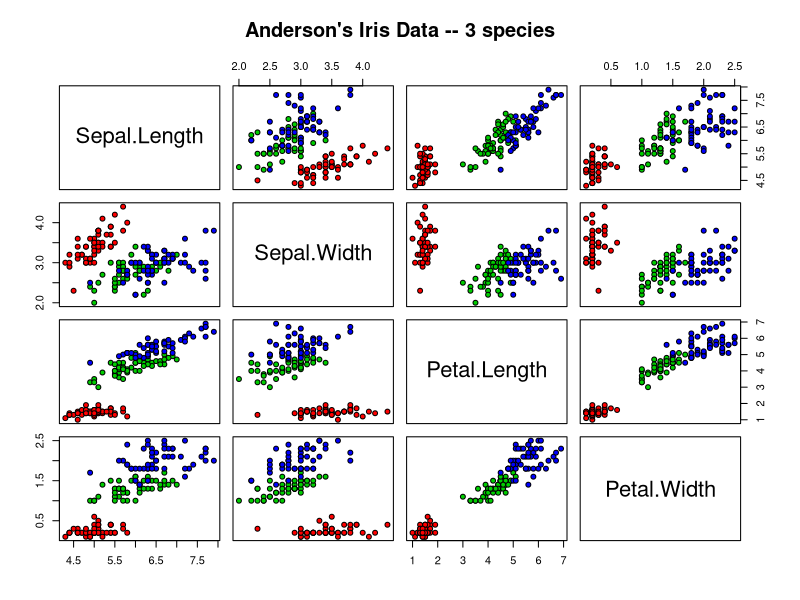
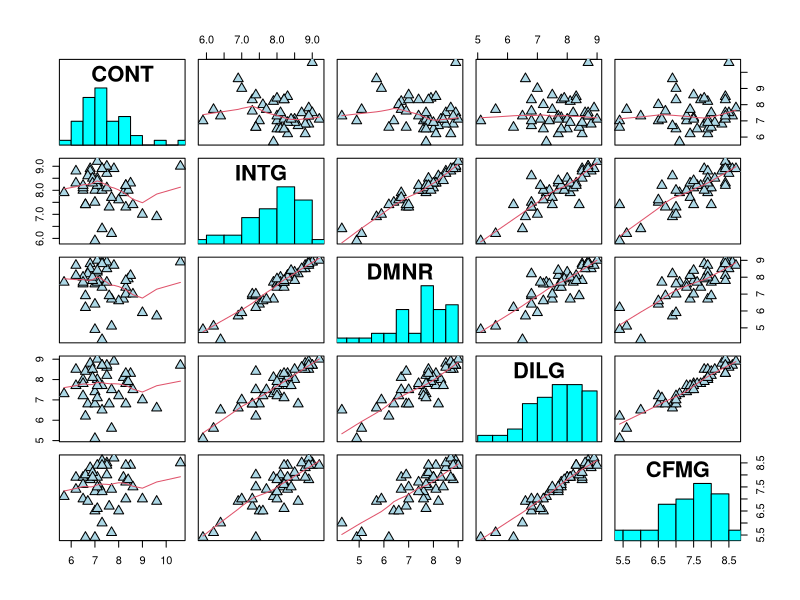
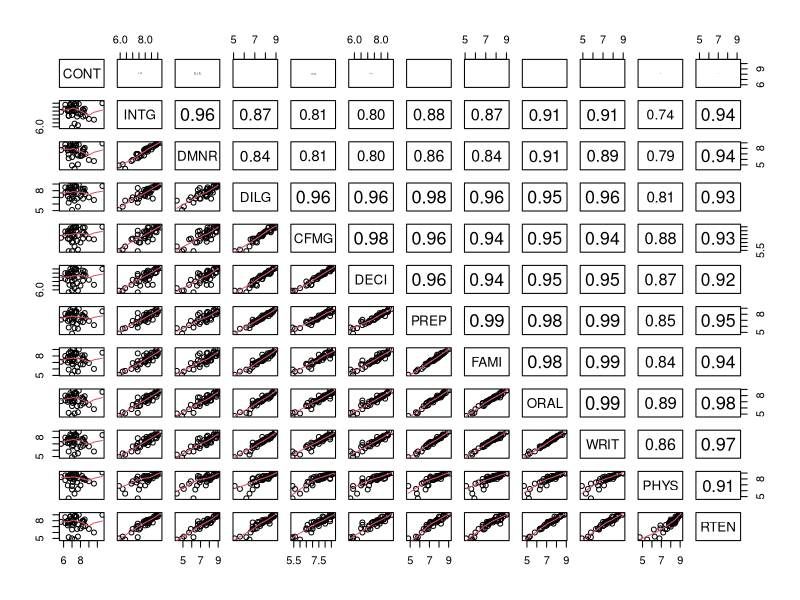
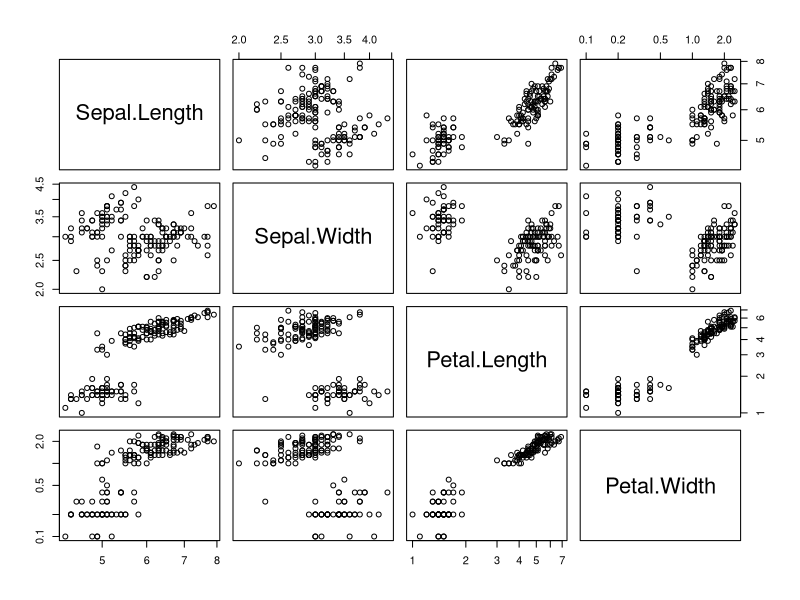
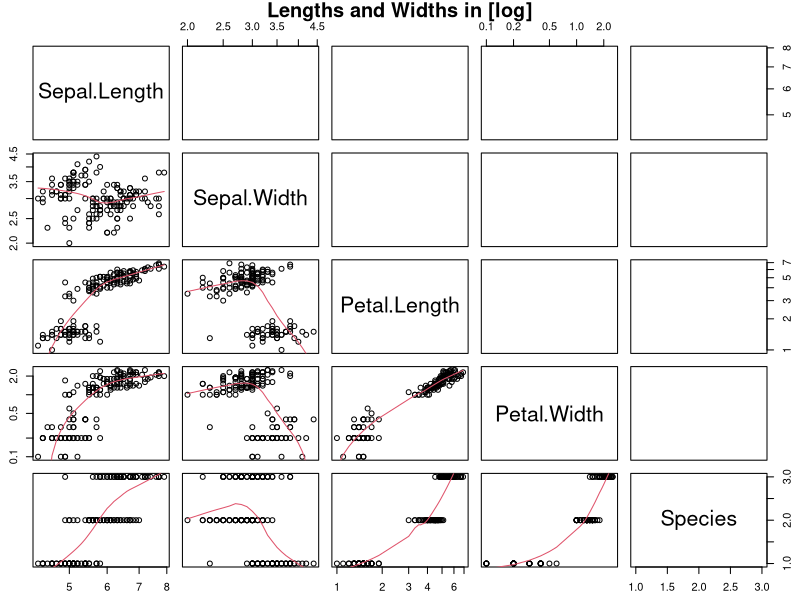
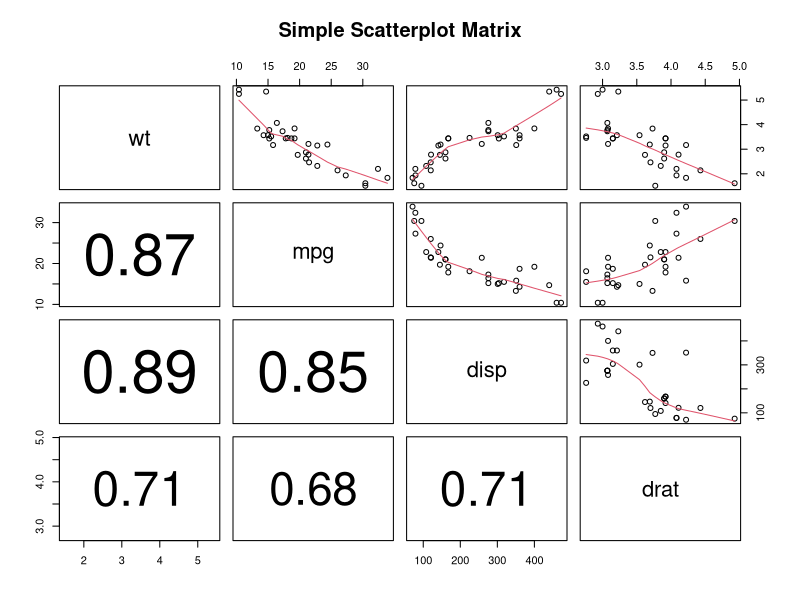

The R source for these figures, in order:
# group histograms by color
pairs(iris[1:4], main = "Anderson's Iris Data -- 3 species",
      pch = 21, bg = c("red", "green3", "blue")[unclass(iris$Species)])

## put histograms on the diagonal
panel.hist <- function(x, ...)
{
  usr <- par("usr"); on.exit(par(usr))
  par(usr = c(usr[1:2], 0, 1.5) )
  h <- hist(x, plot = FALSE)
  breaks <- h$breaks; nB <- length(breaks)
  y <- h$counts; y <- y/max(y)
  rect(breaks[-nB], 0, breaks[-1], y, col = "cyan", ...)
}
pairs(USJudgeRatings[1:5], panel = panel.smooth,
      cex = 1.5, pch = 24, bg = "light blue",
      diag.panel = panel.hist, cex.labels = 2, font.labels = 2)

## put (absolute) correlations on the upper panels,
## with size proportional to the correlations.
panel.cor <- function(x, y, digits = 2, prefix = "", cex.cor, ...)
{
  usr <- par("usr"); on.exit(par(usr))
  par(usr = c(0, 1, 0, 1))
  r <- abs(cor(x, y))
  txt <- format(c(r, 0.123456789), digits = digits)[1]
  txt <- paste0(prefix, txt)
  if(missing(cex.cor)) cex.cor <- 0.8/strwidth(txt)
  text(.5, .5, txt, cex = cex.cor * r)
}
pairs(USJudgeRatings, lower.panel = panel.smooth, upper.panel = panel.cor)

pairs(iris[-5], log = "xy") # plot all variables on log scale
pairs(iris, log = 1:4, # log the first four
      main = "Lengths and Widths in [log]", line.main=1.5, oma=c(2,2,3,2),
      lower.panel = panel.smooth, upper.panel = panel.cor)

# Basic Scatterplot Matrix
pairs(~wt+mpg+disp+drat,data=mtcars,
      main="Simple Scatterplot Matrix",
      upper.panel = panel.smooth, lower.panel = panel.cor)
